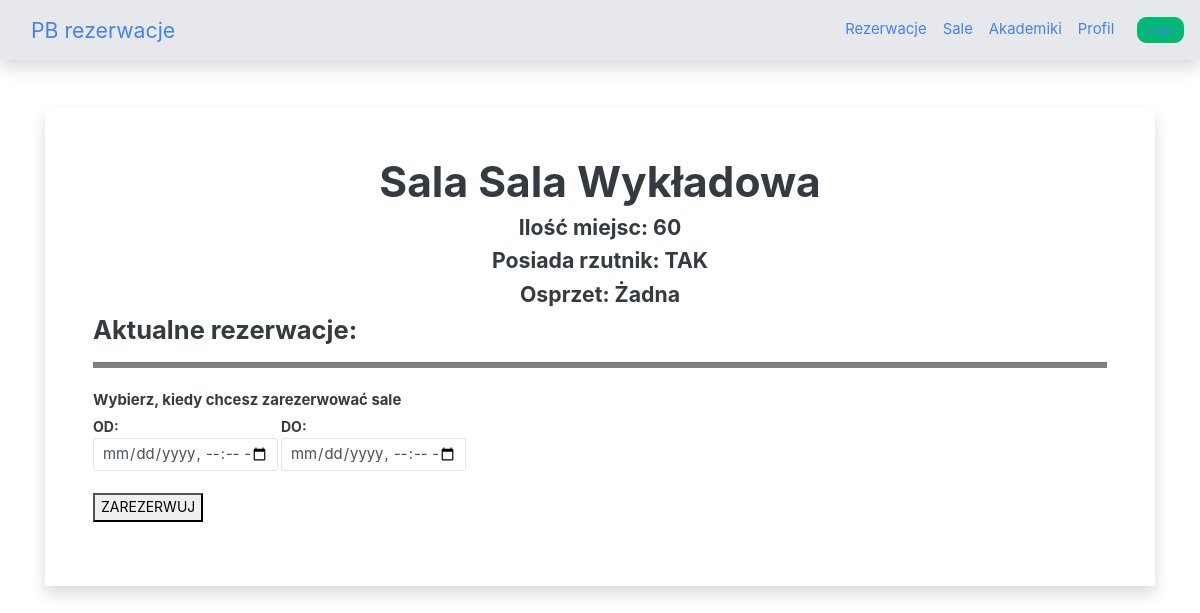
The app's page /plan/wydzial=1/room=4/, older data.
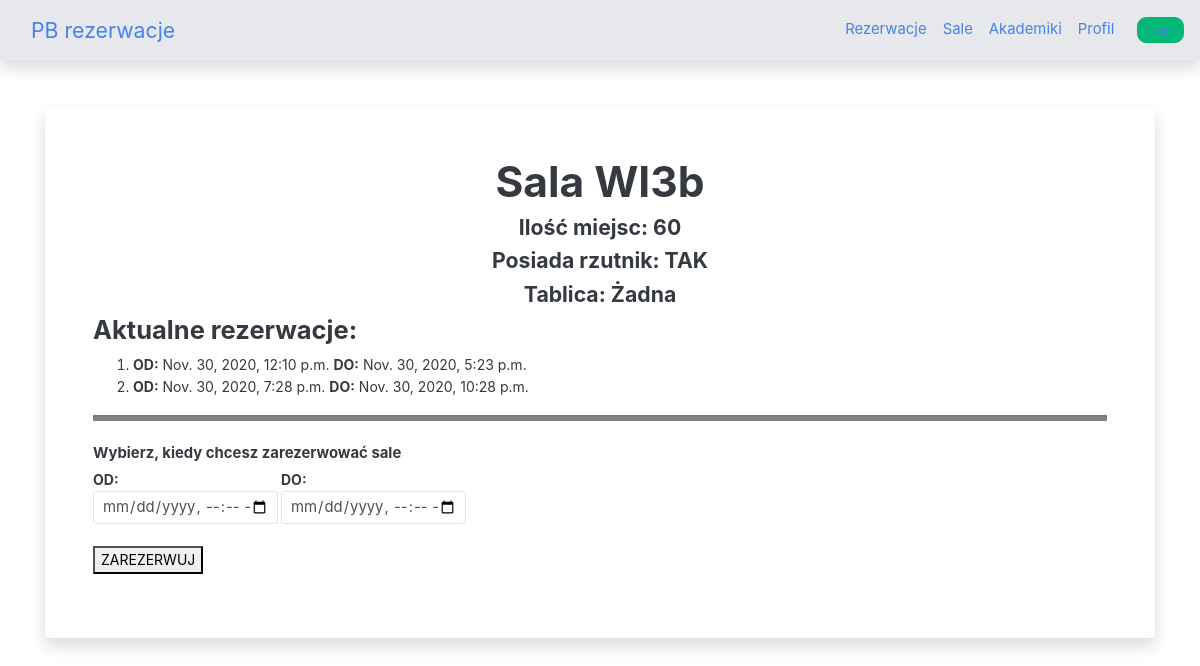
The same page, newer data.
### reservations/models.py (models this page shows, shortened)
class Pomieszczenie(models.Model):
    type_of_classroom = (
        ("S", "Sala"),
        ("L", "Laboratorium"),
        ("P", "Pracownia"),
        ("A", "Aula wykladowa")
    )
    id_pomieszczenia = models.AutoField(primary_key=True)
    id_wydzialu = models.ForeignKey(Wydzial, on_delete=models.CASCADE)
    opis = models.TextField()
    rodzaj_pom = models.CharField(max_length=1, choices=type_of_classroom, default="S")
    class Meta:
        verbose_name_plural = "Pomieszczenia"

class Sala(Pomieszczenie):
    nr_sali = models.AutoField(primary_key=True)
    ilosc_miejsc = models.IntegerField()
    czy_rzutnik = models.BooleanField()
    jaka_tablica = models.TextField()
    class Meta:
        verbose_name_plural = "Sale"

class RezerwacjaSali(models.Model):
    status_labels = (
        ("Z", "Zaakceptowana"),
        ("O", "Odrzucona"),
        ("R", "W trakcie rozpatrywania")
    )
    id_rezerwacji_sali = models.AutoField(primary_key=True)
    id_pomieszczenia = models.ForeignKey(Pomieszczenie, on_delete=models.CASCADE)
    status = models.CharField(max_length=1, choices=status_labels, default="R")
    data_od = models.DateTimeField()
    data_do = models.DateTimeField()
    id_uzytkownika = models.ForeignKey(Uzytkownik,related_name="rezerwacje_sal", on_delete=models.CASCADE)
    data_wykonania_rezerwacji = models.DateTimeField(default=datetime.now())
    class Meta:
        verbose_name_plural = "Rezerwacje Sal"

### reservations/views.py (the view, shortened to what this page needs)
# urls.py: path('plan/wydzial=<int:wydzial_id>/room=<int:room_id>/', Room_reservations.as_view(), name="sala"),
class Room_reservations(View):
    def get(self, request, wydzial_id, room_id):
        selected_classroom = Pomieszczenie.objects.get(id_wydzialu=wydzial_id, id_pomieszczenia=room_id)
        type_of_room = selected_classroom.rodzaj_pom
        no_seats = 0
        nr_pom = selected_classroom.id_pomieszczenia
        czy_rzutnik = False
        room_reservations_list = RezerwacjaSali.objects.filter(id_pomieszczenia=room_id)
        aux_descrp = ""
        if type_of_room == "L":
            selected_classroom = Laboratorium.objects.get(id_wydzialu=wydzial_id, id_pomieszczenia=room_id)
            no_seats = selected_classroom.ilosc_miejsc
            czy_rzutnik = selected_classroom.czy_rzutnik
            aux_descrp = selected_classroom.osprzet
        elif type_of_room == "S" or type_of_room == "A":
            selected_classroom = Sala.objects.get(id_wydzialu=wydzial_id, id_pomieszczenia=room_id)
            no_seats = selected_classroom.ilosc_miejsc
            czy_rzutnik = selected_classroom.czy_rzutnik
            aux_descrp = selected_classroom.jaka_tablica
        elif type_of_room == "P":
            selected_classroom = PracowaniaSpecjalistyczna.objects.get(id_wydzialu=wydzial_id, id_pomieszczenia=room_id)
            no_seats = selected_classroom.ilosc_miejsc
            czy_rzutnik = selected_classroom.czy_rzutnik
            aux_descrp = selected_classroom.osprzet
        context = {
            "wydzial_id": wydzial_id,
            "type_of_room": type_of_room,
            "selected_classroom": selected_classroom,
            "nr_pom": nr_pom,
            "no_seats": no_seats,
            "czy_rzutnik": czy_rzutnik,
            "aux_descrp": aux_descrp,
            "lista_rezerwacji": room_reservations_list
        }
        return render(request, 'reservations/selected_classroom.html', context)

### reservations/templates/reservations/selected_classroom.html (shortened to what this page needs)
{% extends "generic_site.html" %}
{% block contents %}
    <div align="center">
        <h1>Sala {{ selected_classroom.opis }}</h1>
        <h5>Ilość miejsc: {{ no_seats }}</h5>
        <h5>Posiada rzutnik:
            {% if czy_rzutnik %}
                TAK
            {% else %}
                NIE
            {% endif %}
        </h5>
            {% if ype_of_room == "S" or type_of_room == "A"  %}
                <h5>Tablica: {{ aux_descrp }}</h5>
            {% else %}
                <h5>Osprzet: {{ aux_descrp }}</h5>
            {% endif %}
    </div>
    <h4>Aktualne rezerwacje:</h4>
<ol>
    {% for res in lista_rezerwacji %}
    <li>
        <strong>OD:</strong> {{ res.data_od }} <strong>DO:</strong> {{ res.data_do }}
    </li>
    {% endfor %}
</ol>
<hr style="height: 5px; background: gray;">
<form method="POST" role="form">
    <div class="form-group">
      <label class="col-form-label col-form-label-sm" style="font-weight: bold; float: left;">
          Wybierz, kiedy chcesz zarezerwować sale
      </label>
      <div style="float: left; clear: both;">
        <strong>OD:</strong>
        <input class="form-control form-control-sm" type="datetime-local" style="width: 185px" name="data_od">
      </div>
      <div style="float: left; margin-left: 3px;">
        <strong>DO:</strong>
        <input class="form-control form-control-sm" type="datetime-local" style="width: 185px" name="data_do">
      </div>
        <div type="submit" id="add-btn" style="clear: both;">
            <br><button>ZAREZERWUJ</button>
        </div>
    </div>
</form>
{% endblock %}

Row changes from the older to the newer data that the page shows:
changed Pomieszczenie: opis "Sala Wykładowa" → "WI3b"
added RezerwacjaSali: data_od "Nov. 30, 2020, 12:10 p.m.", data_do "Nov. 30, 2020, 5:23 p.m."
added RezerwacjaSali: data_od "Nov. 30, 2020, 7:28 p.m.", data_do "Nov. 30, 2020, 10:28 p.m."
Text that changed along with them:
text no longer shown: "Osprzet:"
text now shown: "Tablica:"
